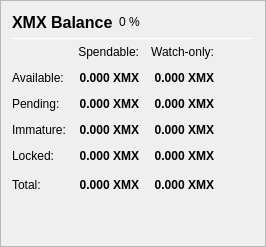
                   <widget class="QFrame" name="frame_Balances">
                    <property name="frameShape">
                     <enum>QFrame::StyledPanel</enum>
                    </property>
                    <property name="frameShadow">
                     <enum>QFrame::Raised</enum>
                    </property>
                    <layout class="QVBoxLayout" name="verticalLayout_4">
                     <item>
                      <layout class="QHBoxLayout" name="horizontalLayout_4">
                       <item>
                        <widget class="QLabel" name="label_5">
                         <property name="minimumSize">
                          <size>
                           <width>0</width>
                           <height>20</height>
                          </size>
                         </property>
                         <property name="font">
                          <font>
                           <pointsize>12</pointsize>
                           <weight>75</weight>
                           <bold>true</bold>
                          </font>
                         </property>
                         <property name="text">
                          <string>XMX Balance</string>
                         </property>
                        </widget>
                       </item>
                       <item>
                        <widget class="QLabel" name="labelXMXPercent">
                         <property name="text">
                          <string notr="true">0 %</string>
                         </property>
                        </widget>
                       </item>
                       <item>
                        <spacer name="horizontalSpacer_3">
                         <property name="orientation">
                          <enum>Qt::Horizontal</enum>
                         </property>
                         <property name="sizeHint" stdset="0">
                          <size>
                           <width>40</width>
                           <height>20</height>
                          </size>
                         </property>
                        </spacer>
                       </item>
                      </layout>
                     </item>
                     <item>
                      <widget class="Line" name="line_Balance">
                       <property name="minimumSize">
                        <size>
                         <width>0</width>
                         <height>1</height>
                        </size>
                       </property>
                       <property name="maximumSize">
                        <size>
                         <width>16777215</width>
                         <height>1</height>
                        </size>
                       </property>
                       <property name="orientation">
                        <enum>Qt::Horizontal</enum>
                       </property>
                      </widget>
                     </item>
                     <item>
                      <layout class="QGridLayout" name="gridLayout">
                       <property name="spacing">
                        <number>12</number>
                       </property>
                       <item row="0" column="1">
                        <widget class="QLabel" name="labelSpendable">
                         <property name="text">
                          <string>Spendable:</string>
                         </property>
                         <property name="alignment">
                          <set>Qt::AlignRight|Qt::AlignTrailing|Qt::AlignVCenter</set>
                         </property>
                        </widget>
                       </item>
                       <item row="0" column="2">
                        <widget class="QLabel" name="labelWatchonly">
                         <property name="text">
                          <string>Watch-only:</string>
                         </property>
                         <property name="alignment">
                          <set>Qt::AlignRight|Qt::AlignTrailing|Qt::AlignVCenter</set>
                         </property>
                        </widget>
                       </item>
                       <item row="1" column="0">
                        <widget class="QLabel" name="labelBalanceText">
                         <property name="text">
                          <string>Available:</string>
                         </property>
                        </widget>
                       </item>
                       <item row="1" column="1">
                        <widget class="QLabel" name="labelBalance">
                         <property name="font">
                          <font>
                           <weight>75</weight>
                           <bold>true</bold>
                          </font>
                         </property>
                         <property name="cursor">
                          <cursorShape>IBeamCursor</cursorShape>
                         </property>
                         <property name="toolTip">
                          <string>Your current spendable balance</string>
                         </property>
                         <property name="text">
                          <string notr="true">0.000 XMX</string>
                         </property>
                         <property name="alignment">
                          <set>Qt::AlignRight|Qt::AlignTrailing|Qt::AlignVCenter</set>
                         </property>
                         <property name="textInteractionFlags">
                          <set>Qt::LinksAccessibleByMouse|Qt::TextSelectableByKeyboard|Qt::TextSelectableByMouse</set>
                         </property>
                        </widget>
                       </item>
                       <item row="1" column="2">
                        <widget class="QLabel" name="labelWatchAvailable">
                         <property name="font">
                          <font>
                           <weight>75</weight>
                           <bold>true</bold>
                          </font>
                         </property>
                         <property name="cursor">
                          <cursorShape>IBeamCursor</cursorShape>
                         </property>
                         <property name="toolTip">
                          <string>Your current balance in watch-only addresses</string>
                         </property>
                         <property name="text">
                          <string notr="true">0.000 XMX</string>
                         </property>
                         <property name="alignment">
                          <set>Qt::AlignRight|Qt::AlignTrailing|Qt::AlignVCenter</set>
                         </property>
                         <property name="textInteractionFlags">
                          <set>Qt::LinksAccessibleByMouse|Qt::TextSelectableByKeyboard|Qt::TextSelectableByMouse</set>
                         </property>
                        </widget>
                       </item>
                       <item row="2" column="0">
                        <widget class="QLabel" name="labelPendingText">
                         <property name="text">
                          <string>Pending:</string>
                         </property>
                        </widget>
                       </item>
                       <item row="2" column="1">
                        <widget class="QLabel" name="labelUnconfirmed">
                         <property name="font">
                          <font>
                           <weight>75</weight>
                           <bold>true</bold>
                          </font>
                         </property>
                         <property name="cursor">
                          <cursorShape>IBeamCursor</cursorShape>
                         </property>
                         <property name="toolTip">
                          <string>Total of transactions that have yet to be confirmed, and do not yet count toward the spendable balance</string>
                         </property>
                         <property name="text">
                          <string notr="true">0.000 XMX</string>
                         </property>
                         <property name="alignment">
                          <set>Qt::AlignRight|Qt::AlignTrailing|Qt::AlignVCenter</set>
                         </property>
                         <property name="textInteractionFlags">
                          <set>Qt::LinksAccessibleByMouse|Qt::TextSelectableByKeyboard|Qt::TextSelectableByMouse</set>
                         </property>
                        </widget>
                       </item>
                       <item row="2" column="2">
                        <widget class="QLabel" name="labelWatchPending">
                         <property name="font">
                          <font>
                           <weight>75</weight>
                           <bold>true</bold>
                          </font>
                         </property>
                         <property name="cursor">
                          <cursorShape>IBeamCursor</cursorShape>
                         </property>
                         <property name="toolTip">
                          <string>Unconfirmed transactions to watch-only addresses</string>
                         </property>
                         <property name="text">
                          <string notr="true">0.000 XMX</string>
                         </property>
                         <property name="alignment">
                          <set>Qt::AlignRight|Qt::AlignTrailing|Qt::AlignVCenter</set>
                         </property>
                         <property name="textInteractionFlags">
                          <set>Qt::LinksAccessibleByMouse|Qt::TextSelectableByKeyboard|Qt::TextSelectableByMouse</set>
                         </property>
                        </widget>
                       </item>
                       <item row="3" column="0">
                        <widget class="QLabel" name="labelImmatureText">
                         <property name="text">
                          <string>Immature:</string>
                         </property>
                        </widget>
                       </item>
                       <item row="3" column="1">
                        <widget class="QLabel" name="labelImmature">
                         <property name="font">
                          <font>
                           <weight>75</weight>
                           <bold>true</bold>
                          </font>
                         </property>
                         <property name="cursor">
                          <cursorShape>IBeamCursor</cursorShape>
                         </property>
                         <property name="toolTip">
                          <string>Staked or masternode rewards that has not yet matured</string>
                         </property>
                         <property name="text">
                          <string notr="true">0.000 XMX</string>
                         </property>
                         <property name="alignment">
                          <set>Qt::AlignRight|Qt::AlignTrailing|Qt::AlignVCenter</set>
                         </property>
                         <property name="textInteractionFlags">
                          <set>Qt::LinksAccessibleByMouse|Qt::TextSelectableByKeyboard|Qt::TextSelectableByMouse</set>
                         </property>
                        </widget>
                       </item>
                       <item row="3" column="2">
                        <widget class="QLabel" name="labelWatchImmature">
                         <property name="font">
                          <font>
                           <weight>75</weight>
                           <bold>true</bold>
                          </font>
                         </property>
                         <property name="cursor">
                          <cursorShape>IBeamCursor</cursorShape>
                         </property>
                         <property name="toolTip">
                          <string>Staked or masternode rewards in watch-only addresses that has not yet matured</string>
                         </property>
                         <property name="text">
                          <string notr="true">0.000 XMX</string>
                         </property>
                         <property name="alignment">
                          <set>Qt::AlignRight|Qt::AlignTrailing|Qt::AlignVCenter</set>
                         </property>
                         <property name="textInteractionFlags">
                          <set>Qt::LinksAccessibleByMouse|Qt::TextSelectableByKeyboard|Qt::TextSelectableByMouse</set>
                         </property>
                        </widget>
                       </item>
                       <item row="4" column="0">
                        <widget class="QLabel" name="labelLockedBalanceText">
                         <property name="toolTip">
                          <string>Locked XMX or Masternode collaterals. These are excluded from zXMX minting.</string>
                         </property>
                         <property name="text">
                          <string>Locked:</string>
                         </property>
                        </widget>
                       </item>
                       <item row="4" column="1">
                        <widget class="QLabel" name="labelLockedBalance">
                         <property name="font">
                          <font>
                           <weight>75</weight>
                           <bold>true</bold>
                          </font>
                         </property>
                         <property name="cursor">
                          <cursorShape>IBeamCursor</cursorShape>
                         </property>
                         <property name="toolTip">
                          <string>Locked XMX or Masternode collaterals. These are excluded from zXMX minting.</string>
                         </property>
                         <property name="text">
                          <string notr="true">0.000 XMX</string>
                         </property>
                         <property name="alignment">
                          <set>Qt::AlignRight|Qt::AlignTrailing|Qt::AlignVCenter</set>
                         </property>
                         <property name="textInteractionFlags">
                          <set>Qt::LinksAccessibleByMouse|Qt::TextSelectableByKeyboard|Qt::TextSelectableByMouse</set>
                         </property>
                        </widget>
                       </item>
                       <item row="4" column="2">
                        <widget class="QLabel" name="labelWatchLocked">
                         <property name="font">
                          <font>
                           <weight>75</weight>
                           <bold>true</bold>
                          </font>
                         </property>
                         <property name="cursor">
                          <cursorShape>IBeamCursor</cursorShape>
                         </property>
                         <property name="toolTip">
                          <string>Current locked balance in watch-only addresses</string>
                         </property>
                         <property name="text">
                          <string notr="true">0.000 XMX</string>
                         </property>
                         <property name="alignment">
                          <set>Qt::AlignRight|Qt::AlignTrailing|Qt::AlignVCenter</set>
                         </property>
                         <property name="textInteractionFlags">
                          <set>Qt::LinksAccessibleByMouse|Qt::TextSelectableByKeyboard|Qt::TextSelectableByMouse</set>
                         </property>
                        </widget>
                       </item>
                       <item row="5" column="0">
                        <widget class="QLabel" name="labelTotalText">
                         <property name="toolTip">
                          <string>Your current XUMA balance, unconfirmed and immature transactions included</string>
                         </property>
                         <property name="text">
                          <string>Total:</string>
                         </property>
                        </widget>
                       </item>
                       <item row="5" column="1">
                        <widget class="QLabel" name="labelTotal">
                         <property name="font">
                          <font>
                           <weight>75</weight>
                           <bold>true</bold>
                          </font>
                         </property>
                         <property name="cursor">
                          <cursorShape>IBeamCursor</cursorShape>
                         </property>
                         <property name="toolTip">
                          <string>Your current XUMA balance, unconfirmed and immature transactions included</string>
                         </property>
                         <property name="text">
                          <string notr="true">0.000 XMX</string>
                         </property>
                         <property name="alignment">
                          <set>Qt::AlignRight|Qt::AlignTrailing|Qt::AlignVCenter</set>
                         </property>
                         <property name="textInteractionFlags">
                          <set>Qt::LinksAccessibleByMouse|Qt::TextSelectableByKeyboard|Qt::TextSelectableByMouse</set>
                         </property>
                        </widget>
                       </item>
                       <item row="5" column="2">
                        <widget class="QLabel" name="labelWatchTotal">
                         <property name="font">
                          <font>
                           <weight>75</weight>
                           <bold>true</bold>
                          </font>
                         </property>
                         <property name="cursor">
                          <cursorShape>IBeamCursor</cursorShape>
                         </property>
                         <property name="toolTip">
                          <string>Current total balance in watch-only addresses</string>
                         </property>
                         <property name="text">
                          <string notr="true">0.000 XMX</string>
                         </property>
                         <property name="alignment">
                          <set>Qt::AlignRight|Qt::AlignTrailing|Qt::AlignVCenter</set>
                         </property>
                         <property name="textInteractionFlags">
                          <set>Qt::LinksAccessibleByMouse|Qt::TextSelectableByKeyboard|Qt::TextSelectableByMouse</set>
                         </property>
                        </widget>
                       </item>
                       <item row="5" column="3">
                        <spacer name="horizontalSpacer_9">
                         <property name="orientation">
                          <enum>Qt::Horizontal</enum>
                         </property>
                         <property name="sizeHint" stdset="0">
                          <size>
                           <width>40</width>
                           <height>20</height>
                          </size>
                         </property>
                        </spacer>
                       </item>
                      </layout>
                     </item>
                     <item>
                      <spacer name="verticalSpacer_3">
                       <property name="orientation">
                        <enum>Qt::Vertical</enum>
                       </property>
                       <property name="sizeHint" stdset="0">
                        <size>
                         <width>20</width>
                         <height>40</height>
                        </size>
                       </property>
                      </spacer>
                     </item>
                    </layout>
                   </widget>
